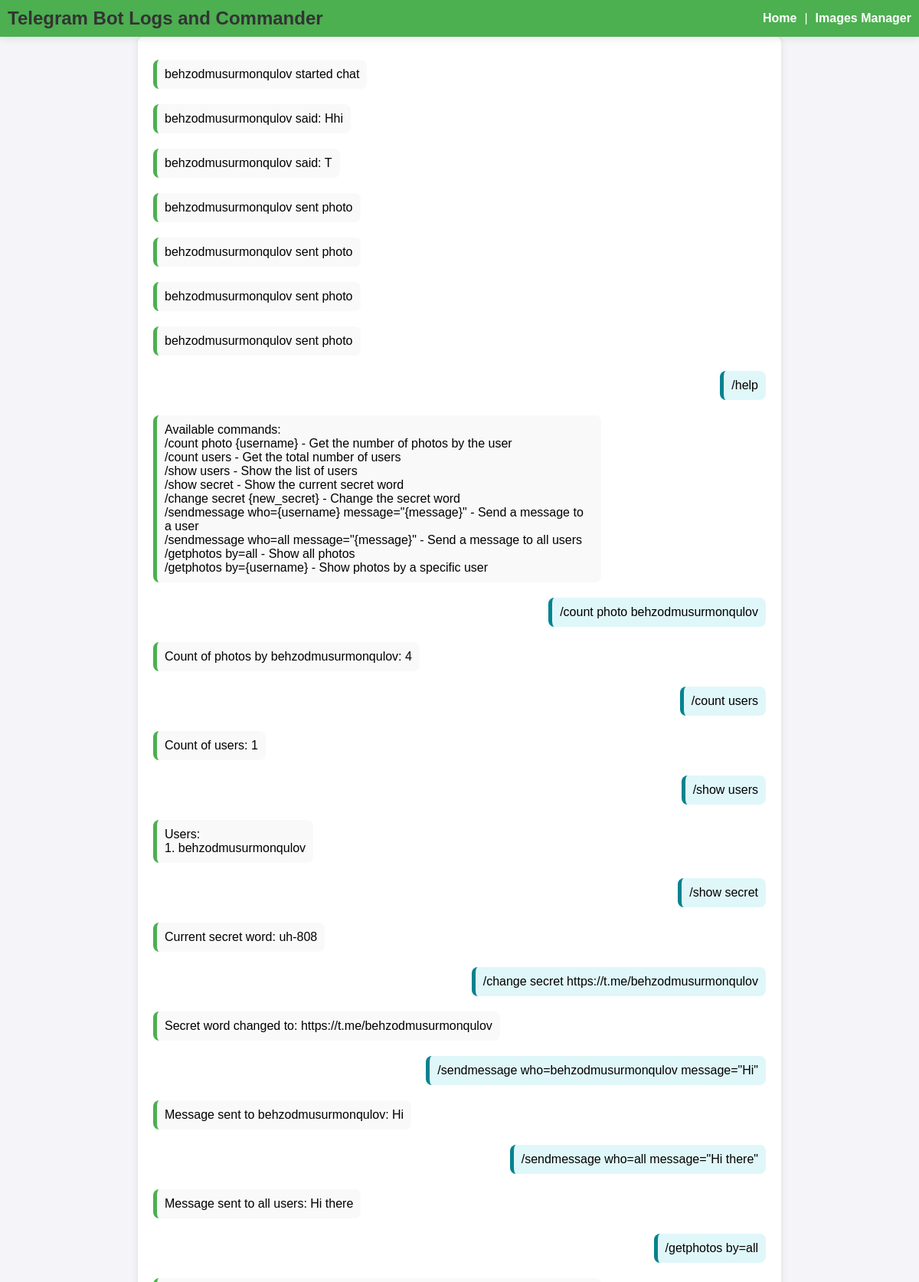
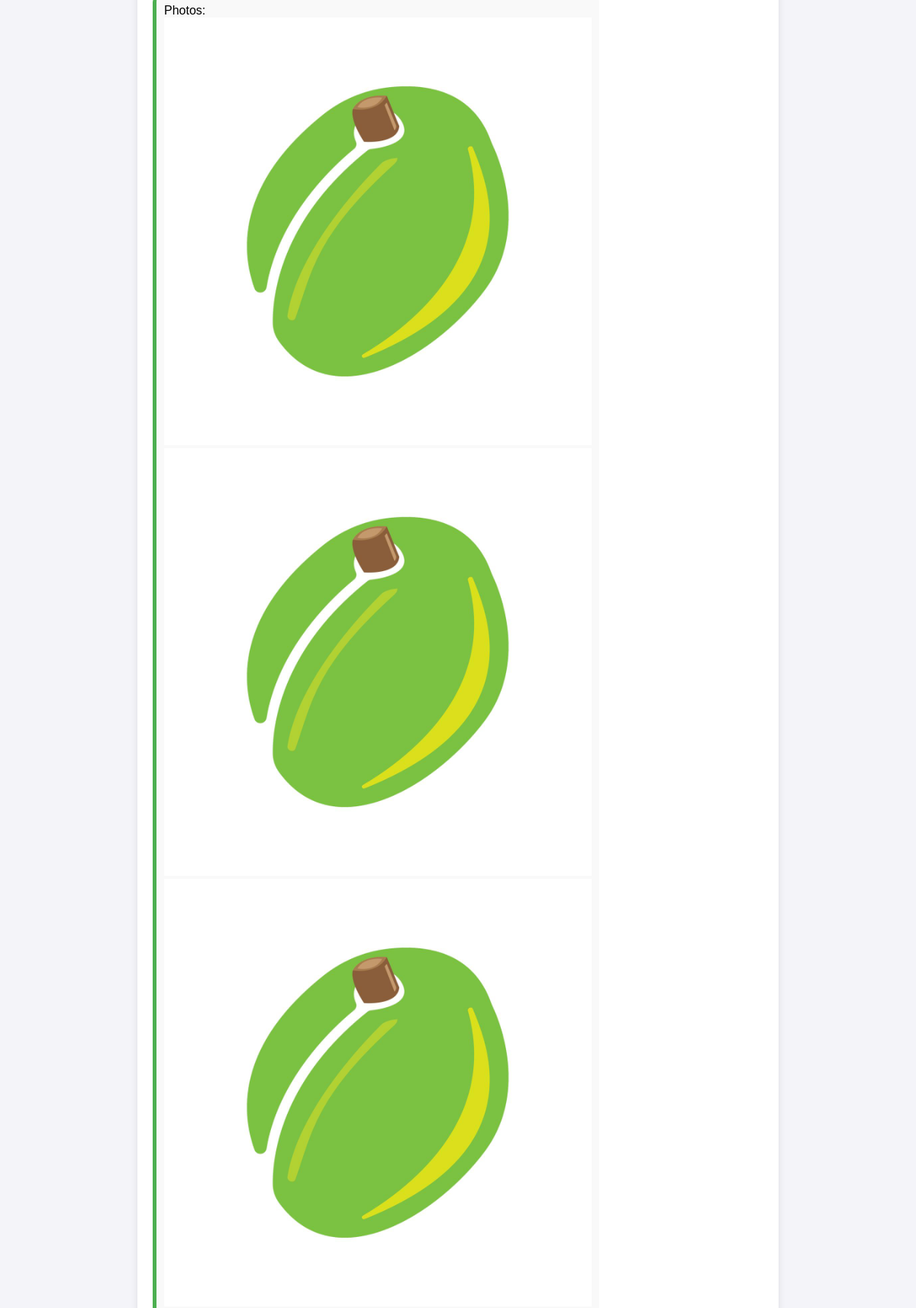
The page / (upper part) on the database its author committed (2 pictures, top to bottom).
### tables this page shows
CREATE TABLE logs (
                id INTEGER PRIMARY KEY AUTOINCREMENT,
                message TEXT NOT NULL,
                is_command INTEGER NOT NULL
            );

### app.py (the view)
@app.route('/', methods=['GET'])
def index():
    db = get_db()
    cursor = db.cursor()
    cursor.execute("SELECT message, is_command FROM logs")
    logs = cursor.fetchall()
    if not logs:
        logs = [("No logs yet. Interact with the bot to generate logs.", 0)]
    return render_template('index.html', logs=logs)

### app.py (called while the page is built)
def get_db():
    db = getattr(g, '_database', None)
    if db is None:
        db = g._database = sqlite3.connect(DATABASE)
    return db

@app.teardown_appcontext
def close_connection(exception):
    db = getattr(g, '_database', None)
    if db is not None:
        db.close()

### templates/index.html (shortened to what this page needs)
<!DOCTYPE html>
<html lang="en">
<head>
    <link rel="stylesheet" href="{{ url_for('static', filename='css/style.css') }}">
</head>
<body>
    <div class="header">
        <h1>Telegram Bot Logs and Commander</h1>
        <nav>
            <a href="/">Home</a> |
            <a href="/images">Images Manager</a>
        </nav>
    </div>
    <div class="container" id="log-container">
        {% for log in logs %}
            <div class="log {{ 'command' if log[1] else 'response' }}">{{ log[0] | safe }}</div>
        {% endfor %}
    </div>
</body>
</html>

### static/css/style.css (style rules this page uses)
body { font-family: Arial, sans-serif; background-color: #f4f4f9; margin: 0; padding: 0; display: flex; flex-direction: column; height: 100vh; }
.header { position: sticky; top: 0; background: #4CAF50; padding: 10px; box-shadow: 0 2px 10px rgba(0, 0, 0, 0.1); z-index: 1000; display: flex; justify-content: space-between; align-items: center; color: white; }
.header h1 { margin: 0; font-size: 24px; }
.header nav { display: flex; gap: 10px; }
.header nav a { color: white; text-decoration: none; font-weight: bold; }
.container { width: 800px; margin: auto; padding: 20px; background: #fff; border-top-left-radius: 8px; border-top-right-radius: 8px; box-shadow: 0 0 10px rgba(0, 0, 0, 0.1); flex: 1; display: flex; flex-direction: column; overflow-y: auto; }
h1 { text-align: center; color: #333; }
.log { margin: 10px 0; padding: 10px; border-radius: 8px; max-width: 70%; word-wrap: break-word; }
.log.command { background-color: #e0f7fa; border-left: 5px solid #00838f; align-self: flex-end; text-align: right; }
.log.response { background-color: #f9f9f9; border-left: 5px solid #4CAF50; align-self: flex-start; text-align: left; }

### rows shown on the page
logs: message "behzodmusurmonqulov started chat"
logs: message "behzodmusurmonqulov said: Hhi"
logs: message "behzodmusurmonqulov said: T"
logs: message "behzodmusurmonqulov sent photo"
logs: message "behzodmusurmonqulov sent photo"
logs: message "behzodmusurmonqulov sent photo"
logs: message "behzodmusurmonqulov sent photo"
logs: message "/help"
logs: message "Available commands: /count photo {username} - Get the number of photos by the user /count users - Get the total number of users /show users - Show the list of users /show secret - Show the current secret word /change secret {new_secret} - Change the secret word /sendmessage who={username} message=\"{message}\" - Send a message to a user /sendmessage who=all message=\"{message}\" - Send a message to all users /getphotos by=all - Show all photos /getphotos by={username} - Show photos by a specific user"
logs: message "/count photo behzodmusurmonqulov"
logs: message "Count of photos by behzodmusurmonqulov: 4"
logs: message "/count users"
logs: message "Count of users: 1"
logs: message "/show users"
logs: message "Users: 1. behzodmusurmonqulov"
logs: message "/show secret"
logs: message "Current secret word: uh-808"
logs: message "/change secret https://t.me/behzodmusurmonqulov"
logs: message "Secret word changed to: https://t.me/behzodmusurmonqulov"
logs: message "/sendmessage who=behzodmusurmonqulov message=\"Hi\""
logs: message "Message sent to behzodmusurmonqulov: Hi"
logs: message "/sendmessage who=all message=\"Hi there\""
logs: message "Message sent to all users: Hi there"
logs: message "/getphotos by=all"
logs: message "Photos:", message (picture)
